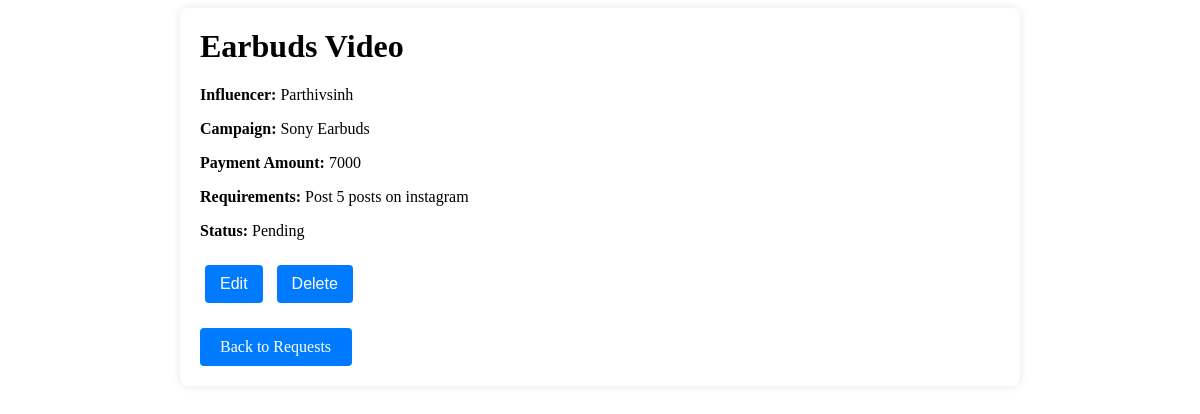
Screenshot of /ad_spo/2 (signed in) with the database file from the repository.
### main.py (models this page shows)
class Ad(db.Model):
    __tablename__ = 'ad_requests'
    ad_id = db.Column(db.Integer, autoincrement=True, primary_key=True, unique=True, nullable=False)
    ad_name = db.Column(db.String)
    campaign_id = db.Column(db.Integer, db.ForeignKey('campaigns.campaign_id'))
    requirements = db.Column(db.String)
    payment_amount = db.Column(db.Integer)
    payment_requested = db.Column(db.Integer)
    status = db.Column(db.String)
    spo_id = db.Column(db.Integer, db.ForeignKey('sponsors.sponsor_id'))
    inf_id = db.Column(db.Integer, db.ForeignKey('influencers.influencer_id'))
    campaign = db.relationship('Campaign', backref='ads')
    influencer = db.relationship('Influencer', backref='ads')

class Influencer(db.Model):
    __tablename__ = 'influencers'
    influencer_id = db.Column(db.Integer, autoincrement=True, primary_key=True, unique=True, nullable=False)
    name = db.Column(db.String, nullable=False)
    email = db.Column(db.String, nullable=False)
    platforms = db.Column(db.String)
    reach = db.Column(db.String)
    category = db.Column(db.String)
    bio = db.Column(db.String)
    user_id = db.Column(db.Integer, db.ForeignKey('users.user_id'))

class Campaign(db.Model):
    __tablename__ = 'campaigns'
    campaign_id = db.Column(db.Integer, autoincrement=True, primary_key=True, unique=True, nullable=False)
    campaign_name = db.Column(db.String, nullable=False)
    sponsor_id = db.Column(db.Integer, db.ForeignKey('sponsors.sponsor_id'))
    budget = db.Column(db.String)
    description = db.Column(db.String)
    start_date = db.Column(db.String)
    end_date = db.Column(db.String)
    visibility = db.Column(db.String)
    goals = db.Column(db.String)
    remarks = db.Column(db.String, default='active')
    sponsor = db.relationship('Sponsor', backref='campaigns')

### main.py (the view)
@app.route('/ad_spo/<int:ad_id>', methods=['GET'])
def view_ad_spo(ad_id):
    if 'user_id' in session:
        ad = Ad.query.get_or_404(ad_id)
        if ad:
            return render_template('spo-ad.html', ad=ad)
    return redirect(url_for('index'))

### templates/spo-ad.html (shortened to what this page needs)
<!DOCTYPE html>
<html lang="en">
<head>
</head>
<body>
    <div class="container">
        <h1>{{ ad.ad_name }}</h1>
        <p><strong>Influencer: </strong>{{ ad.influencer.name }}</p>
        <p><strong>Campaign: </strong>{{ ad.campaign.campaign_name }}</p>
        <p><strong>Payment Amount: </strong>{{ ad.payment_amount }}</p>
        <p><strong>Requirements: </strong>{{ ad.requirements }}</p>
        <p><strong>Status: </strong>{{ ad.status }}</p>
        <div class="button-group">
            <form action="{{ url_for('edit_ad', ad_id=ad.ad_id) }}" method="get">
                <button type="submit">Edit</button>
            </form>
            <form action="{{ url_for('delete_ad', ad_id=ad.ad_id) }}" method="post">
                <button type="submit"
                    onclick="return confirm('Are you sure you want to delete this ad request?');">Delete</button>
            </form>
        </div>
        <a href="{{ url_for('spo_requests') }}" class="back-btn">Back to Requests</a>
    </div>
</body>
</html>

### templates/spo-ad.html (style rules this page uses)
.container { max-width: 800px; margin: 0 auto; padding: 20px; background-color: white; border-radius: 8px; box-shadow: 0 0 10px rgba(0, 0, 0, 0.1); }
h1 { margin-top: 0; }
.view-btn, .delete-btn, .back-btn { background-color: #007bff; color: white; border: none; padding: 10px 20px; margin-right: 10px; border-radius: 4px; cursor: pointer; text-decoration: none; width: 14%; }
button[type="submit"] { padding: 10px 15px; font-size: 16px; color: #fff; background-color: #007bff; border: none; border-radius: 4px; cursor: pointer; margin: 5px; }
.button-group { margin-top: 20px; }
.button-group form { display: inline; }
a { display: block; margin-top: 20px; }

### rows the page displays
Ad: ad_name "Earbuds Video", payment_amount "7000", requirements "Post 5 posts on instagram", status "Pending"
Influencer: influencer.name "Parthivsinh"
Campaign: campaign.campaign_name "Sony Earbuds"
